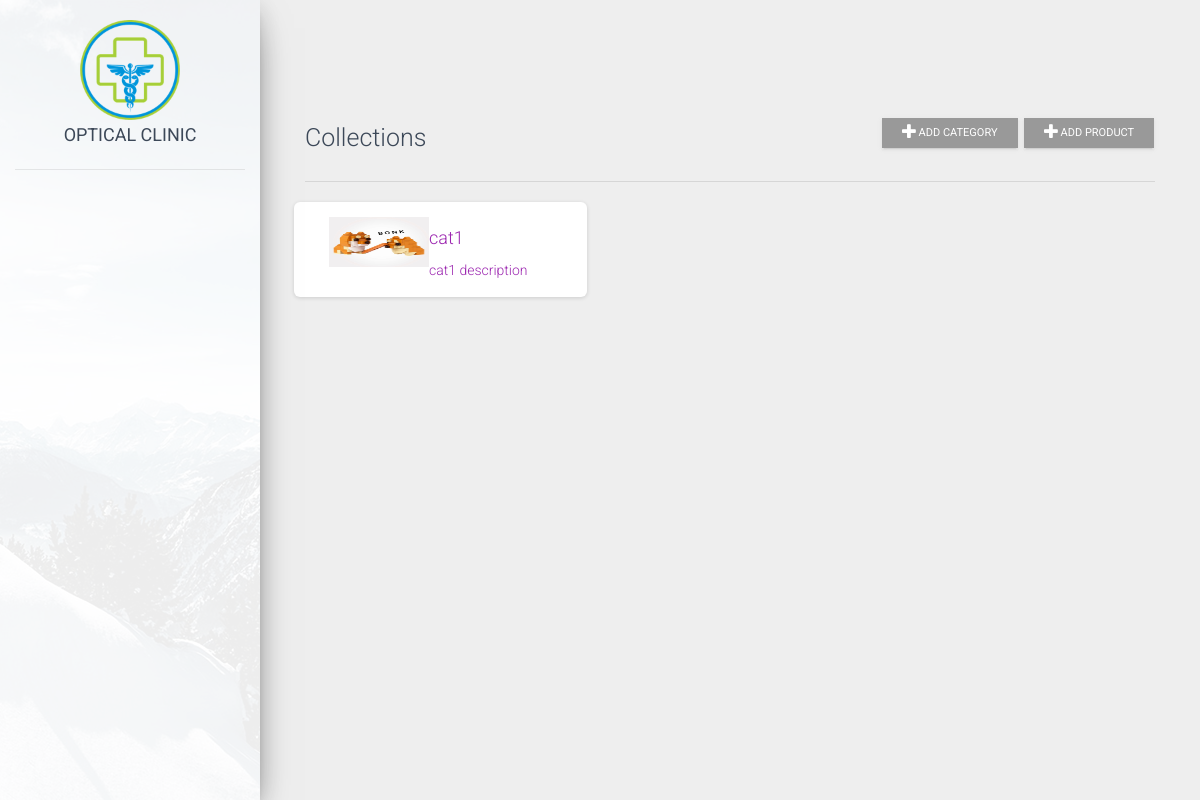
Screenshot of /inventory/ with the database file from the repository.
### inventory/models.py (models this page shows, shortened)
class Category(models.Model):
    name = models.CharField(max_length=250)
    image = models.ImageField(upload_to = 'category_image', null = True, blank = True)
    description = models.TextField()
    status = models.CharField(max_length=2, choices=(('1','Active'),('2','Inactive')), default=1)
    date_created = models.DateTimeField(default=timezone.now)
    date_updated = models.DateTimeField(auto_now=True)

### inventory/views.py (the view)
# urls.py: path('', index.as_view(), name='appointment')
def index(request):
    categories = Category.objects.all().order_by('name')
    products = Product.objects.all()
    category_count = categories.count()
    products_count = products.count()
    context = {
        'categories': categories,
        'category_count': category_count,
        'products': products,
        'products_count': products_count,
    }
    return render(request, 'inventory/inventory_dashboard.html', context)

### templates/inventory/inventory_dashboard.html (shortened to what this page needs)
{% extends 'layouts/base.html' %}
{% block content %}
<section class="">
    <div class="container">
      <div class="row">
          <div class="col-md-12">
              <div class="d-flex w-100 align-items-center justify-content-between">
                <h3> Collections </h3>
                  <div class="tools">
                    <button type="button" class="btn btn-sucess rounded-0 btn-sm" id='add_new' data-toggle="modal" data-target="#add_category"><i class="fa fa-plus"></i> Add Category</button>
                  <button type="button" class="btn btn-sucess rounded-0 btn-sm" id='add_new' data-toggle="modal" data-target="#add_product"><i class="fa fa-plus"></i> Add Product</button>
                </div>
              </div>
              <hr>
              <div class="row">
              {% for item in categories %}
                  <div class="card col-md-4 m-1">
                    <a href="{% url 'collectionsView' item.id %}">
                    <div class="card-body">
                      <div class="job-card_img">
                        <img src="{{ item.image.url }}" width="100" height="50" class="float-left">
                      </div>
                      <div class="card_info">
                        <h4>{{ item.name }}</h4>
                        <p class="mb-0">{{ item.description }}</p>
                      </div>
                    </div>
                  </a>
                  </div>
              {% endfor %}
              </div>
          </div>
      </div>
  </div>
</section>
{% endblock %}

### rows the page displays
Category: image (picture), name "cat1", description "cat1 description"
